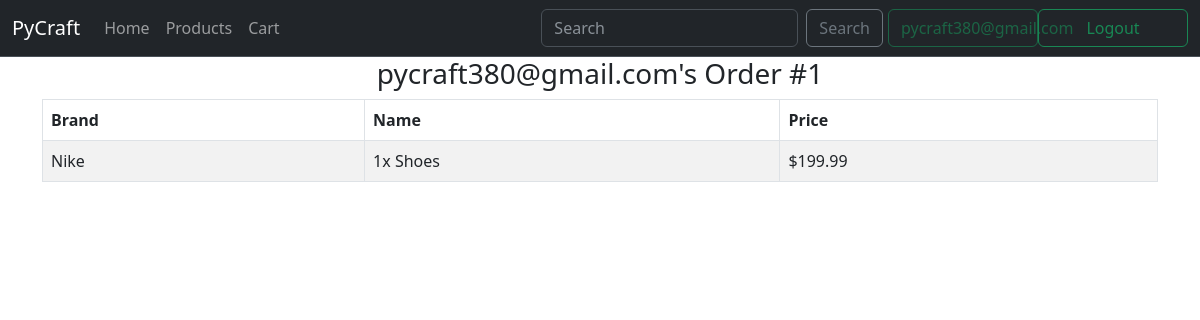
Page /orders (signed in) on the earlier database version.
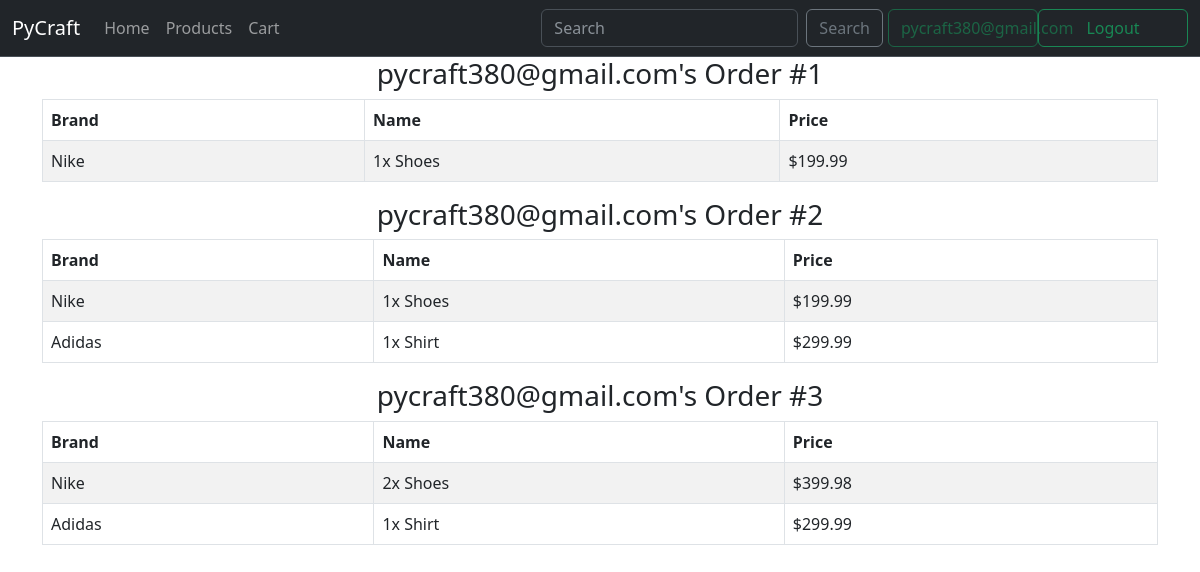
Same page on the later database version.
### flaskapp/modules/models/user_model.py (models this page shows, shortened)
class Users(UserMixin, db.Model):
    id = db.Column(db.Integer, primary_key = True, autoincrement=True)
    email = db.Column(db.String(50), nullable = False, unique = True)
    def get_user_by_email(email):
        user = Users.query.filter(Users.email == email).first()
        return user

### flaskapp/modules/models/order_model.py (models this page shows, shortened)
class Orders(db.Model):
    order_id = db.Column(db.Integer, primary_key = True, autoincrement=True)
    owner_id = db.Column(db.Integer, db.ForeignKey('users.id'))
    order_items = db.Column(JSON)
    shipping_type = db.Column(db.String(50))
    address = db.Column(db.String(100))
    price = db.Column(db.Float)

### flaskapp/order.py (the view)
@orders_blueprint.route("/orders")
def checkout():
    curr_user = Users.get_user_by_email(session.get('user'))
    if curr_user == None:
        return redirect('/login')
    else:
        curr_user_email = "pycraft380@gmail.com"
        orders = Orders.query.filter(Orders.owner_id == curr_user.id).all()
        if orders:
            return render_template("order.html", user=curr_user, orders=orders)
    flash("You have no orders!", 'alert-danger')
    return redirect('/cart')

### flaskapp/templates/order.html (shortened to what this page needs)
{% extends 'base.html' %}
{% set active_page = "orders" %}
{%block script%} <link rel="stylesheet" href="../static/products.css"> {% endblock %}
{%block content%}
{%for order in orders%}
<div class="container d-flex justify-content-center align-items-center" id="cart">
    <h3>{{user.email}}'s Order #{{order.order_id}}</h3>
</div>
<div class="container d-flex justify-content-center align-items-center">
    <table class="table table-striped table-bordered">
      <thead>
        <tr>
          <th scope="col">Brand</th>
          <th scope="col">Name</th>
          <th scope="col">Price</th>
        </tr>
    </thead>
    <tbody>
    {%for prod_id, item in order.order_items.items()%}
        <tr>
            <td>{{ item['brand'] }}</td>
            <td>{{item['quantity']}}x {{ item['name'] }}</td>
            <td>${{item['quantity'] * item['price']}}</td>
        </tr>
    {% endfor %}
    </tbody>
  </table>
</div>
{%endfor%}
{%endblock%}

### flaskapp/templates/base.html (shortened to what this page needs)
<!doctype html>
<html lang="en">
  <head>
    {%block script%}  {% endblock %}
    <link href="https://cdn.jsdelivr.net/npm/bootstrap@5.3.0/dist/css/bootstrap.min.css" rel="stylesheet">
    <link rel="stylesheet" href="https://cdn.jsdelivr.net/npm/bootstrap-icons@1.5.0/font/bootstrap-icons.css">
  <body>
    {% if user == None %}
    <nav class="navbar bg-dark border-bottom border-bottom-dark navbar-expand-lg " data-bs-theme="dark">
      <div class="container-fluid">
        <a class="navbar-brand" href="#">PyCraft</a>
        <button class="navbar-toggler" type="button" data-bs-toggle="collapse" data-bs-target="#navbarSupportedContent" aria-controls="navbarSupportedContent" aria-expanded="false" aria-label="Toggle navigation">
          <span class="navbar-toggler-icon"></span>
        </button>
        <div class="collapse navbar-collapse" id="navbarSupportedContent">
          <ul class="navbar-nav me-auto mb-2 mb-lg-0">
            <li class="nav-item">
              <a class="nav-link {% if active_page == 'index'%} active {% endif %}" href="/">Home</a>
            </li>
            <li class="nav-item">
              <a class="nav-link {% if active_page == 'products'%} active {% endif %}" href="products">Products</a>
            </li>
            <li class="nav-item">
              <a class="nav-link {% if active_page == 'cart'%} active {% endif %}" href="cart">Cart</a>
            </li>
          </ul>
          <form class="d-flex" role="search" action="/login">
            <button class="btn btn-outline-success" type="submit" style="width: 150px;">Sign In</button>
          </form>
        </div>
      </div>
  </nav>
  {%else%}
  <nav class="navbar bg-dark border-bottom border-bottom-dark navbar-expand-lg " data-bs-theme="dark">
    <div class="container-fluid">
      <a class="navbar-brand" href="#">PyCraft</a>
      <div class="collapse navbar-collapse" id="navbarSupportedContent">
        <ul class="navbar-nav me-auto mb-2 mb-lg-0">
          <li class="nav-item">
            <a class="nav-link {% if active_page == 'index'%} active {% endif %}" href="/">Home</a>
          </li>
          <li class="nav-item">
            <a class="nav-link {% if active_page == 'products'%} active {% endif %}" href="{{url_for('products.products')}}">Products</a>
          </li>
          <li class="nav-item">
            <a class="nav-link {% if active_page == 'cart'%} active {% endif %}" href="{{url_for('cart.cart')}}">Cart</a>
          </li>
        </ul>
        <form method="POST" action="{{url_for('auth.search')}}" class ="d-flex">
          <input class="form-control me-2" type="search" placeholder="Search" aria-label="=Search", name="searched">
          <button class="btn btn-outline-secondary" type="submit">Search</button>
        </form>
        <form class="d-flex" role="search" action="/logout">
          <button class="btn btn-outline-success" disabled type="submit" style="width: 150px; margin-left: 5px;">{{user.email}}</button>
          <button class="btn btn-outline-success" type="submit" style="width: 150px;">Logout</button>
        </form>
      </div>
    </div>
</nav>
  {% endif %}
  {%block content%}
  {% endblock %}
</body>
</html>

### flaskapp/static/products.css (style rules this page uses)
.container { display: flex; flex-wrap: wrap; }

Differences in the rows shown:
added Orders: {{ user.email }} "pycraft380@gmail.com", order_id "2", brand "Nike" "Adidas", quantity "1" "1", name "Shoes" "Shirt", item "199.99" "299.99"
added Orders: {{ user.email }} "pycraft380@gmail.com", order_id "3", brand "Nike" "Adidas", quantity "2" "1", name "Shoes" "Shirt", item "399.98" "299.99"
